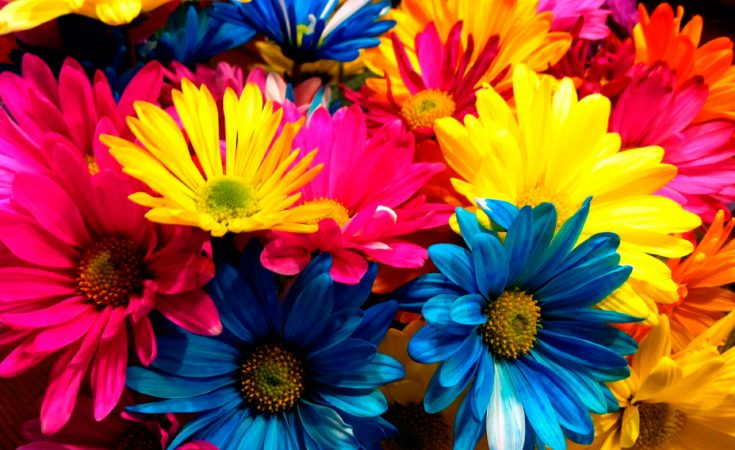
#> input picture images/flores.jpg, 735 x 450 px
$ python border.py
#> lines starting #> are read from the running program, lines starting #| are printed output that depends on the picture
from PIL import Image
from PIL import ImageOps


if __name__ == "__main__":

    try:
        image = Image.open('images/flores.jpg')
#> image is the input picture: PIL image 735x450 RGB; mean R, G, B 146.1, 75.8, 57.3
        image = ImageOps.expand(
                image,
                border=(30,20,30,20), #tupla top,right,bottom,left
                fill=(190,190,250)
            )
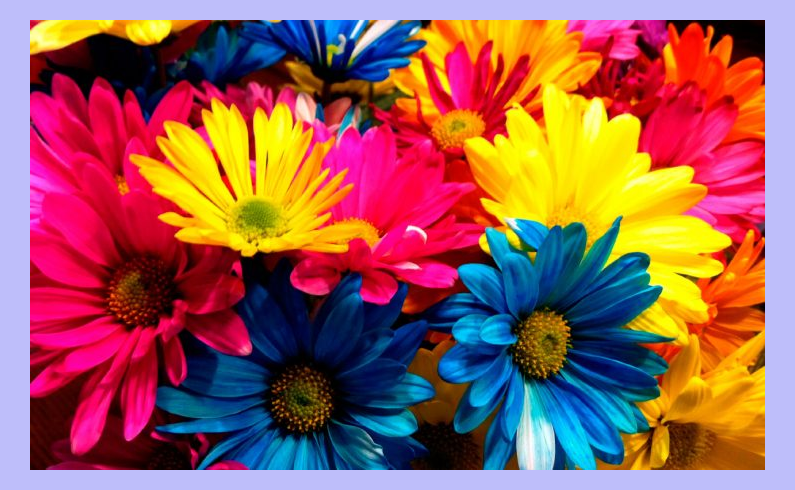
#> image: PIL image 795x490 RGB; mean R, G, B 152.8, 93, 86.4
        image.show()

        #new_image.show()


    except FileNotFoundError as err:
        print("No se puede cargar la imagen")
